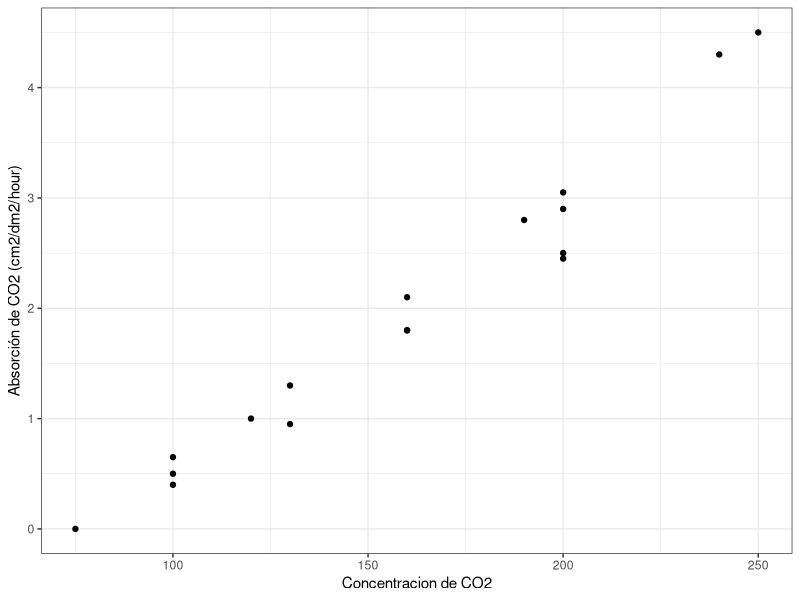
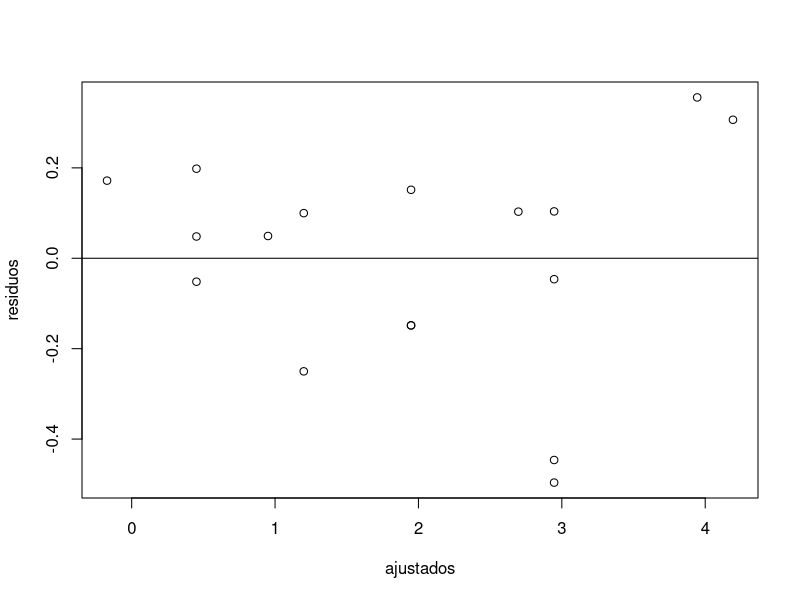
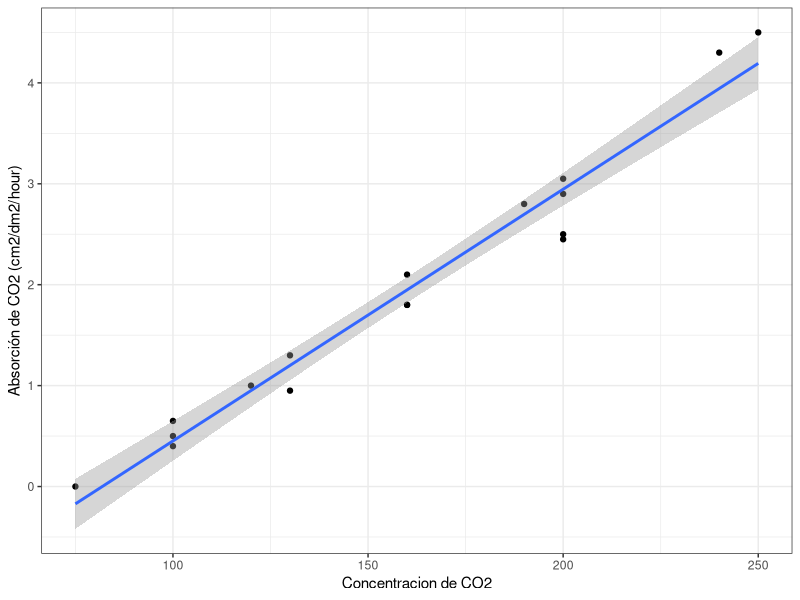

The R source for these figures, in order:
## ---- chunk 1

data <- read.csv2("./datos/trigo_co2.csv")
## ---- chunk 2
library(tidyverse)
ggplot(data, aes(x= Concentracion, y= Absorcion))+
        geom_point()+
        ylab("Absorción de CO2 (cm2/dm2/hour)")+
        xlab("Concentracion de CO2")+
        theme_bw ()

## ---- chunk 3
shapiro.test(data$Concentracion)
## ---- chunk 4
shapiro.test(data$Absorcion)
## ---- chunk 5
cor.test(data$Concentracion, data$Absorcion, method = "pearson")
## ---- chunk 6
model1 <- lm(Absorcion ~ Concentracion, data = data)
model1
## ---- chunk 7
ajustados <- fitted(model1)

residuos <- residuals(model1)

## ---- chunk 8
plot(ajustados,residuos)
abline(0, 0)

## ---- chunk 9
summary(model1)
## ---- chunk 10
ggplot(data, aes(x=Concentracion, y=Absorcion))+
        geom_point()+
        geom_smooth(method="lm")+
        ylab("Absorción de CO2 (cm2/dm2/hour)")+
        xlab("Concentracion de CO2")+
        theme_bw() 

## ---- chunk 11
-2.042 + 0.0249 * 150  
## ---- chunk 12
predict(model1, 
        newdata = data.frame(Concentracion = 150), 
        interval = "confidence")

